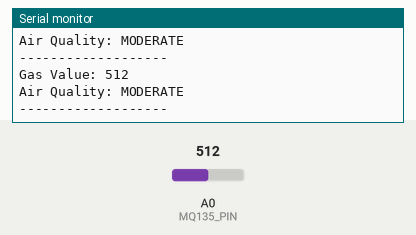
Recording of a sketch running on a simulated Arduino Uno, built with avr-gcc and run on an emulated ATmega328P. Parts: the last lines printed to the serial monitor. The test bench sets the inputs (shaded band); at power-on: A0 (MQ135_PIN) = 512.

Above: at 2.8 s.
2.9 s: A0 (MQ135_PIN) set to 610
At 4.9 s:
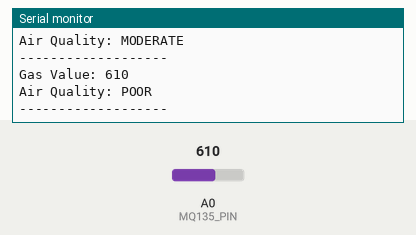
7.5 s: A0 (MQ135_PIN) set to 290
At 9.2 s:
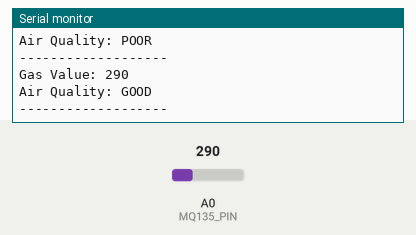
Timing chart, 0 to 10.7 s (numbered marks = the images above; inputs shaded):
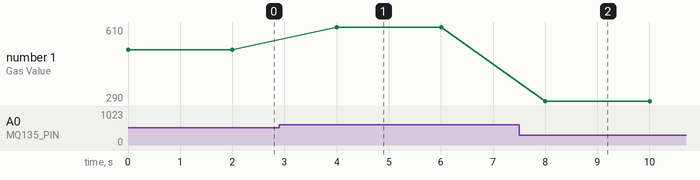

Measured:
- after the input at 2.9 s, the serial monitor: prints a new line after 1.1 s (image 1)
- after the input at 7.5 s, the serial monitor: prints a new line after 0.50 s (image 2)
- plotted number 1: 512 → 610 after the input at 2.9 s, 610 → 290 after the input at 7.5 s

The sketch:

MQ135_Gas_sensor.ino
```cpp
#define MQ135_PIN A0

void setup() {
  Serial.begin(9600);
}

void loop() {

  int value = analogRead(MQ135_PIN);

  Serial.print("Gas Value: ");
  Serial.println(value);

  if(value < 300){
    Serial.println("Air Quality: GOOD");
  }
  else if(value < 600){
    Serial.println("Air Quality: MODERATE");
  }
  else{
    Serial.println("Air Quality: POOR");
  }

  Serial.println("-------------------");

  delay(2000);
}
```
